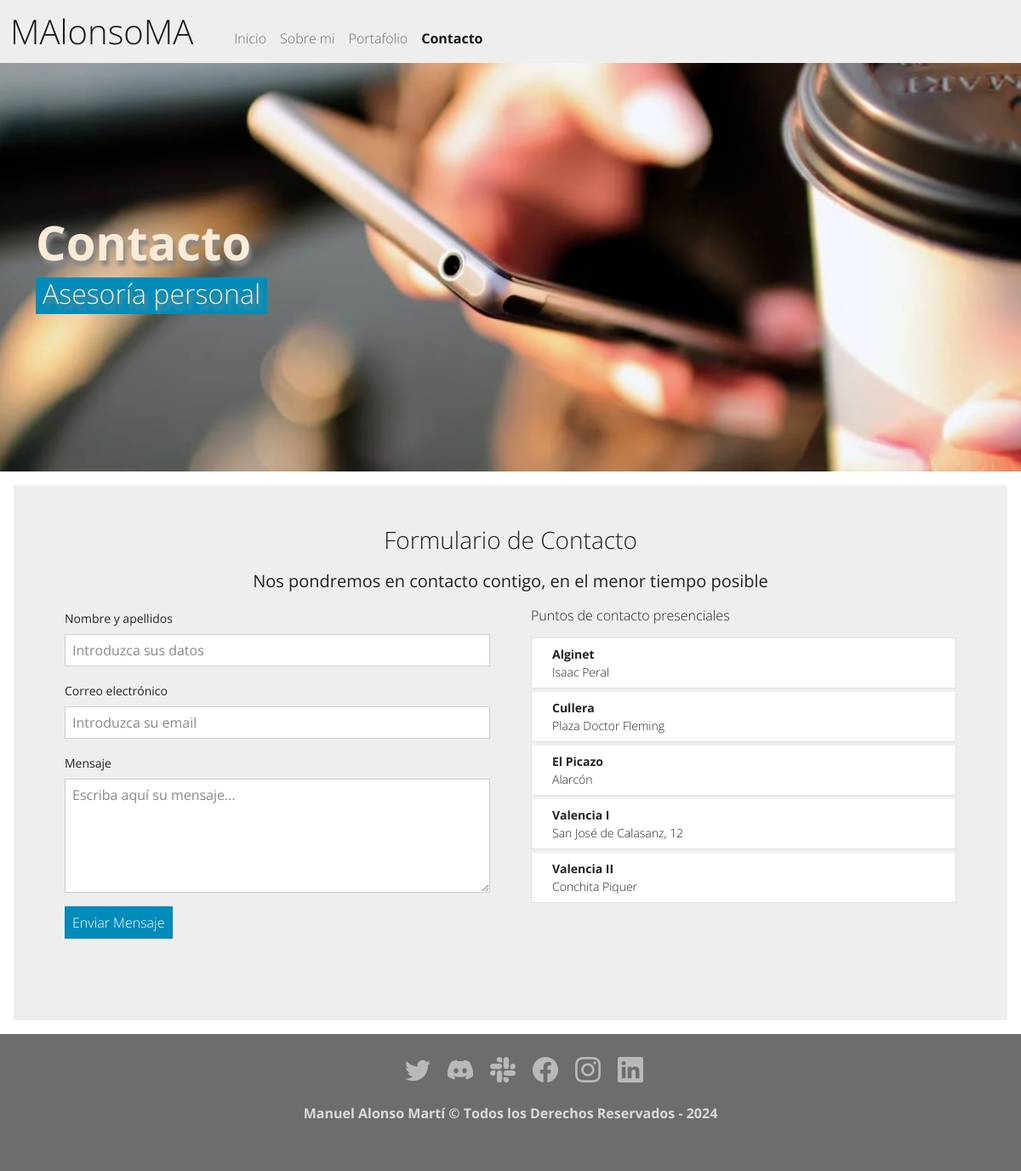
Page /contact/ on the committed database.
### contact/models.py (models this page shows, shortened)
class Location(models.Model):
    name = models.CharField(max_length=250, verbose_name='Nombre localización')
    address = models.CharField(max_length=250, verbose_name='Dirección')
    lat = models.FloatField(verbose_name='Latitud')
    lng = models.FloatField(verbose_name='Longitud')
    class Meta:
        verbose_name = 'Localización'
        verbose_name_plural = 'Localizaciones'
        ordering = ['name']

### contact/views.py (the view, shortened to what this page needs)
# urls.py: path('', contact, name='contact'),
def contact(request):
    contact_form = ContactForm()
    locations = Location.objects.all()
    initialMap = folium.Map(location=[39.4873809,-0.9086], zoom_start=9, maxheight=1000)
    latitudes = [location.lat for location in locations]
    longitudes = [location.lng for location in locations]
    popups = [location.name for location in locations]
    FastMarkerCluster(data=list(zip(latitudes, longitudes, popups))).add_to(initialMap)
    return render(request, 'contact/contact.html', {'form':contact_form,'map':initialMap._repr_html_(), 'locations':locations})

### contact/forms.py
class ContactForm(forms.Form):
    name = forms.CharField(label='Nombre y Apellido', required=True, min_length=5, max_length=25, widget=forms.TextInput(attrs={'class':'form-control', 'placeholder':'Introduzca sus datos'}))
    email = forms.EmailField(label='Correo Electrónico', required=True, max_length=100, widget=forms.EmailInput(attrs={'class':'form-control', 'placeholder':'Introduzca su email'}))
    message = forms.CharField(label='Mensaje', required=True, widget=forms.Textarea(attrs={'class':'form-control', 'placeholder':'Escriba aquí su mensaje...','rows':5}))

### redsocial/processors.py (called while the page is built)
def ctx_dict(request):
    ctx = {}
    links = Link.objects.all()
    for link in links:
        ctx[link.key] = link.url
    return ctx

### contact/templates/contact/contact.html (shortened to what this page needs)
{% extends 'core/base.html' %}
{% load static%}
{% block image-header %} contact {% endblock %}
{% block title-header %}
<div>
    <h1 class="display-4 fw-bold">Contacto</h1>
</div>
<div>
    <h3 class="fs-2 bg-primary d-inline-block px-2 pb-1">Asesoría personal</h3>
</div>
{% endblock %}
{% block content %}
    <h3 class="text-center">Formulario de Contacto</h3>
    <p class="fs-5 text-center px-5 mt-3 mb-3">Nos pondremos en contacto contigo, en el menor tiempo posible</p>
    <div class="row gx-5">
        <div class="col-md-6 ">
            <form action="" method="POST">
                <div class="mb-3">
                    <label for="name" class="form-label">Nombre y apellidos</label>
                    {{ form.name }}
                </div>
                <div class="mb-3">
                    <label for="email" class="form-label">Correo electrónico</label>
                    {{ form.email }}
                </div>
                <div class="mb-3">
                    <label for="message" class="form-label">Mensaje</label>
                    {{ form.message }}
                </div>
                <input class="btn btn-primary mb-5" type="submit" value="Enviar Mensaje" {% if 'ok' in request.GET %}disabled{% endif %}{% if 'error' in request.GET %}disabled{% endif %}>
            </form>
        </div>
        <div class="col-md-6">
            <h6 class="mb-3">Puntos de contacto presenciales</h6>
            <ol class="list-group ">
                {% for location in locations %}
                <li class="list-group-item d-flex justify-content-between align-items-start mb-1">
                    <div class="ms-2 me-auto">
                    <div class="fw-bold">{{ location.name }}</div>
                    {{ location.address }}
                    </div>
                </li>
                {% endfor %}
            </ol>
        </div>
    </div>
{% endblock %}

### rows in the picture
Location: name "Alginet", address "Isaac Peral"
Location: name "Cullera", address "Plaza Doctor Fleming"
Location: name "El Picazo", address "Alarcón"
Location: name "Valencia I", address "San José de Calasanz, 12"
Location: name "Valencia II", address "Conchita Piquer"
